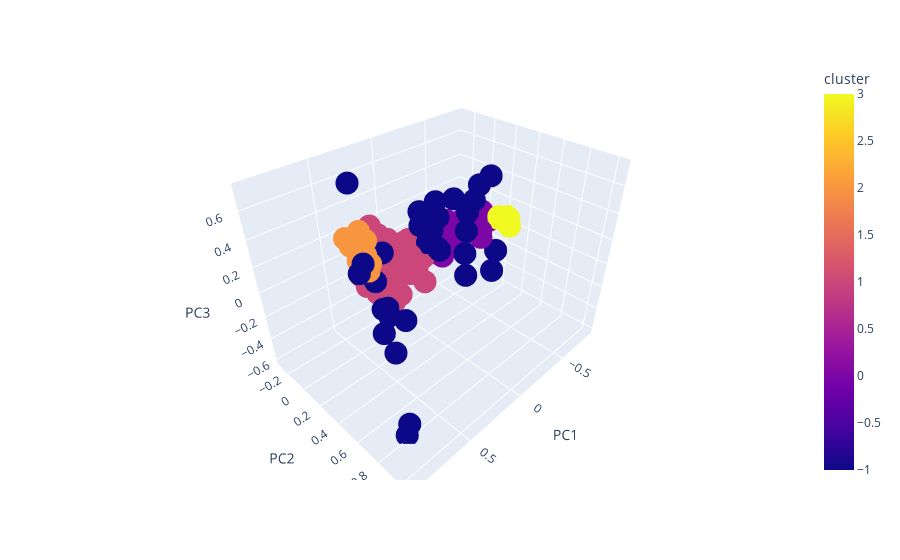

Source (notebook cell):
### Code cell
dbscan = DBSCAN(eps=0.14, min_samples=6)
dbscan.fit_predict(df_pca)
df_pca['cluster'] = dbscan.labels_

clustered_df, pivot = pivot_table(df_pca, raw_df)

s = cal_silhouette(clustered_df.drop("country", axis=1))
print(s)
scatter_plot_data(df_pca, ['PC1','PC2', 'PC3'], countries, three=True)
#create_map_plot(clustered_df)

### Figure 1 — Plotly figure (JSON) as saved in the notebook; plotly's stock layout.template omitted (floating-point values rounded to 4 significant figures; data arrays with more than 128 entries replaced by an {"elided": "..."} marker saying what was removed)
{"data": [{"hovertemplate": "<b>%{hovertext}</b><br><br>PC1=%{x}<br>PC2=%{y}<br>PC3=%{z}<br>cluster=%{marker.color}<extra></extra>", "hovertext": {"elided": "167 str values"}, "legendgroup": "", "marker": {"color": {"elided": "167 int values"}, "coloraxis": "coloraxis", "symbol": "circle"}, "mode": "markers", "name": "", "scene": "scene", "showlegend": false, "type": "scatter3d", "x": {"elided": "167 float values"}, "y": {"elided": "167 float values"}, "z": {"elided": "167 float values"}}], "layout": {"coloraxis": {"colorbar": {"title": {"text": "cluster"}}, "colorscale": [[0, "#0d0887"], [0.1111, "#46039f"], [0.2222, "#7201a8"], [0.3333, "#9c179e"], [0.4444, "#bd3786"], [0.5556, "#d8576b"], [0.6667, "#ed7953"], [0.7778, "#fb9f3a"], [0.8889, "#fdca26"], [1, "#f0f921"]]}, "legend": {"tracegroupgap": 0}, "margin": {"t": 60}, "scene": {"domain": {"x": [0, 1], "y": [0, 1]}, "xaxis": {"title": {"text": "PC1"}}, "yaxis": {"title": {"text": "PC2"}}, "zaxis": {"title": {"text": "PC3"}}}}}
